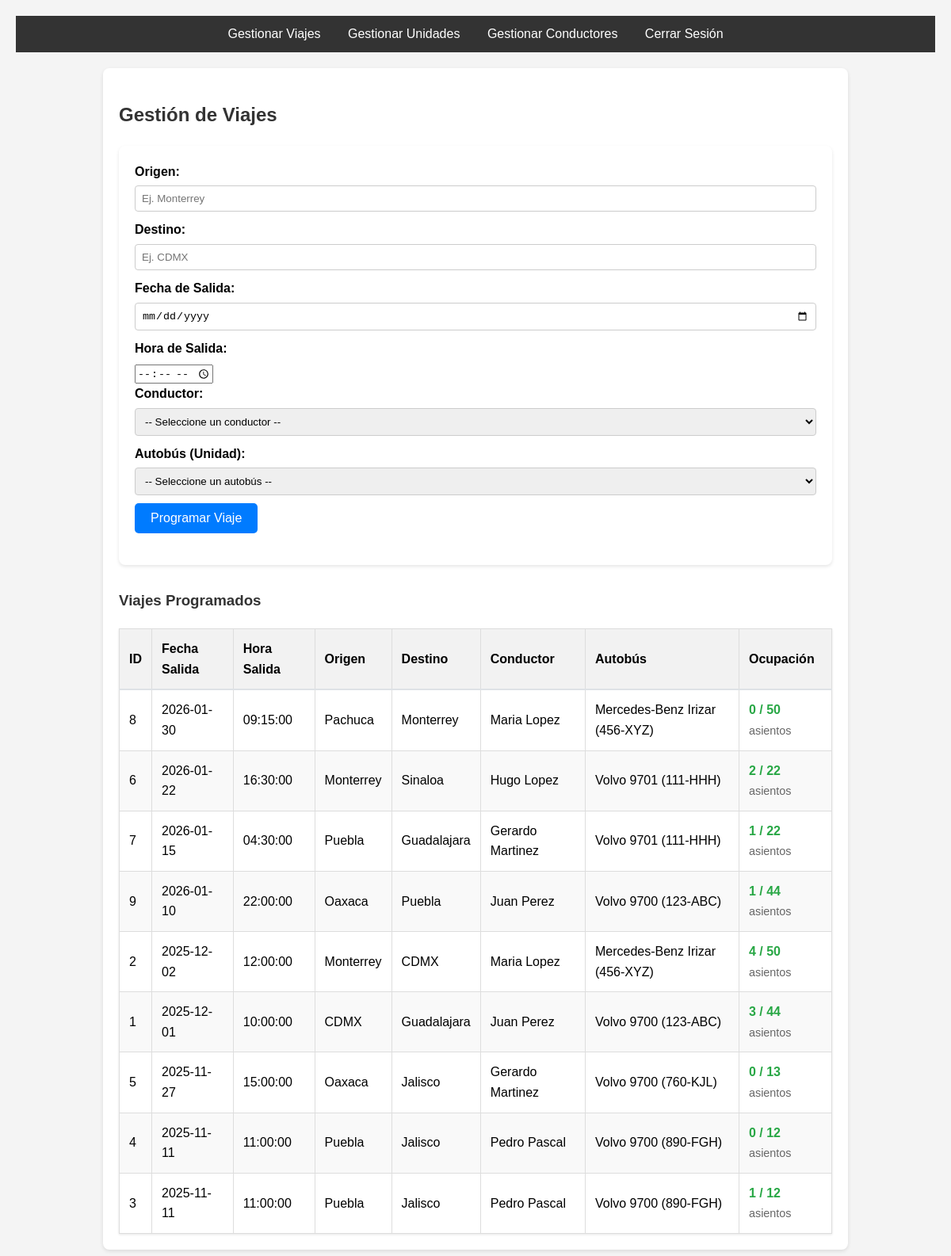
Page /Via-real/admin/gestion_viajes.php (signed in) on the committed database.
### tables this page shows
CREATE TABLE `Viaje` (
  `id_viaje` int(11) NOT NULL,
  `Origen` varchar(100) NOT NULL,
  `Destino` varchar(100) NOT NULL,
  `FechaSalida` date NOT NULL,
  `HoraSalida` time NOT NULL,
  `Conductor_INE` varchar(18) NOT NULL,
  `Autobus_Placa` varchar(10) NOT NULL
);

CREATE TABLE `Conductor` (
  `INE` varchar(18) NOT NULL,
  `Nombre` varchar(100) NOT NULL,
  `Apellido` varchar(100) NOT NULL,
  `Telefono` varchar(15) DEFAULT NULL
);

CREATE TABLE `Autobus` (
  `Placa` varchar(10) NOT NULL,
  `Modelo` varchar(50) DEFAULT NULL,
  `Capacidad` tinyint(3) UNSIGNED NOT NULL
);

### Via-real/admin/gestion_viajes.php (the view, shortened to what this page needs)
<?php
require 'header.php';
require '../conexion.php';
$sql_viajes = "SELECT V.*,
                      C.Nombre as NomCond, C.Apellido as ApeCond,
                      A.Modelo, A.Capacidad,
                      (SELECT COUNT(*) FROM Boleto B WHERE B.id_viaje = V.id_viaje) as Vendidos
               FROM Viaje V
               JOIN Conductor C ON V.Conductor_INE = C.INE
               JOIN Autobus A ON V.Autobus_Placa = A.Placa
               ORDER BY V.FechaSalida DESC, V.HoraSalida DESC";
$viajes = $conexion->query($sql_viajes)->fetchAll(PDO::FETCH_ASSOC);
?>
<h2>Gestión de Viajes</h2>
<div style="background-color: #fff; padding: 20px; border-radius: 8px; box-shadow: 0 2px 4px rgba(0,0,0,0.1); margin-bottom: 30px;">
    <form action="gestion_viajes.php" method="POST">
        <label for="origen">Origen:</label>
        <input type="text" id="origen" name="origen" required placeholder="Ej. Monterrey">
        <label for="destino">Destino:</label>
        <input type="text" id="destino" name="destino" required placeholder="Ej. CDMX">
        <label for="fecha_salida">Fecha de Salida:</label>
        <input type="date" id="fecha_salida" name="fecha_salida" required>
        <label for="hora_salida">Hora de Salida:</label>
        <input type="time" id="hora_salida" name="hora_salida" required>
        <label for="conductor_ine">Conductor:</label>
        <select id="conductor_ine" name="conductor_ine" required>
            <option value="">-- Seleccione un conductor --</option>
        </select>
        <label for="autobus_placa">Autobús (Unidad):</label>
        <select id="autobus_placa" name="autobus_placa" required>
            <option value="">-- Seleccione un autobús --</option>
        </select>
        <input type="submit" name="add_viaje" value="Programar Viaje" style="background-color: #007bff; color: white; border: none; padding: 10px 20px; border-radius: 5px; cursor: pointer; font-size: 16px;">
    </form>
</div>
<h3>Viajes Programados</h3>
<table style="width: 100%; border-collapse: collapse; background-color: white; box-shadow: 0 1px 3px rgba(0,0,0,0.1);">
    <thead>
        <tr style="background-color: #f8f9fa; text-align: left; border-bottom: 2px solid #dee2e6;">
            <th style="padding: 12px;">ID</th>
            <th style="padding: 12px;">Fecha Salida</th>
            <th style="padding: 12px;">Hora Salida</th>
            <th style="padding: 12px;">Origen</th>
            <th style="padding: 12px;">Destino</th>
            <th style="padding: 12px;">Conductor</th>
            <th style="padding: 12px;">Autobús</th>
            <th style="padding: 12px;">Ocupación</th>
        </tr>
    </thead>
    <tbody>
        <?php foreach ($viajes as $viaje): ?>
        <tr style="border-bottom: 1px solid #dee2e6;">
            <td style="padding: 12px;"><?= htmlspecialchars($viaje['id_viaje']) ?></td>
            <td style="padding: 12px;"><?= htmlspecialchars($viaje['FechaSalida']) ?></td>
            <td style="padding: 12px;"><?= htmlspecialchars($viaje['HoraSalida']) ?></td>
            <td style="padding: 12px;"><?= htmlspecialchars($viaje['Origen']) ?></td>
            <td style="padding: 12px;"><?= htmlspecialchars($viaje['Destino']) ?></td>
            <td style="padding: 12px;"><?= htmlspecialchars($viaje['NomCond'] . ' ' . $viaje['ApeCond']) ?></td>
            <td style="padding: 12px;"><?= htmlspecialchars($viaje['Modelo']) ?> (<?= htmlspecialchars($viaje['Autobus_Placa']) ?>)</td>
            <td style="padding: 12px; font-weight: bold;">
                <?php
                    $vendidos = $viaje['Vendidos'];
                    $total = $viaje['Capacidad'];
                    $color = ($vendidos >= $total) ? '#dc3545' : '#28a745';
                ?>
                <span style="color: <?= $color ?>;">
                    <?= $vendidos ?> / <?= $total ?>
                </span>
                <span style="color: #666; font-weight: normal; font-size: 0.9em;"> asientos</span>
            </td>
        </tr>
        <?php endforeach; ?>
    </tbody>
</table>
<?php
require 'footer.php';
?>

### Via-real/style.css (style rules this page uses)
body { font-family: Arial, sans-serif; line-height: 1.6; background-color: #f4f4f4; margin: 0; padding: 20px; }
h1, h2, h3 { color: #333; }
form { margin-bottom: 20px; }
label { display: block; margin-bottom: 5px; font-weight: bold; }
input[type="text"], input[type="date"], input[type="password"], input[type="datetime-local"], input[type="number"], select { width: 100%; padding: 8px; margin-bottom: 10px; border: 1px solid #ccc; border-radius: 4px; box-sizing: border-box; }
input[type="submit"], button, .btn { background: #007BFF; color: #fff; padding: 10px 15px; border: none; border-radius: 4px; cursor: pointer; font-size: 16px; }
table { width: 100%; border-collapse: collapse; margin-top: 20px; }
th, td { padding: 12px; border: 1px solid #ddd; text-align: left; }
th { background-color: #f2f2f2; }
tr:nth-child(even) { background-color: #f9f9f9; }

### rows in the picture
viaje: id_viaje "8", FechaSalida "2026-01-30", HoraSalida "09:15:00", Origen "Pachuca", Destino "Monterrey", Conductor_INE.Apellido "Maria Lopez", Autobus_Placa.Modelo "Mercedes-Benz Irizar", Autobus_Placa "456-XYZ", vendidos "0", Autobus_Placa.Capacidad "50"
viaje: id_viaje "6", FechaSalida "2026-01-22", HoraSalida "16:30:00", Origen "Monterrey", Destino "Sinaloa", Conductor_INE.Apellido "Hugo Lopez", Autobus_Placa.Modelo "Volvo 9701", Autobus_Placa "111-HHH", vendidos "2", Autobus_Placa.Capacidad "22"
viaje: id_viaje "7", FechaSalida "2026-01-15", HoraSalida "04:30:00", Origen "Puebla", Destino "Guadalajara", Conductor_INE.Apellido "Gerardo Martinez", Autobus_Placa.Modelo "Volvo 9701", Autobus_Placa "111-HHH", vendidos "1", Autobus_Placa.Capacidad "22"
viaje: id_viaje "9", FechaSalida "2026-01-10", HoraSalida "22:00:00", Origen "Oaxaca", Destino "Puebla", Conductor_INE.Apellido "Juan Perez", Autobus_Placa.Modelo "Volvo 9700", Autobus_Placa "123-ABC", vendidos "1", Autobus_Placa.Capacidad "44"
viaje: id_viaje "2", FechaSalida "2025-12-02", HoraSalida "12:00:00", Origen "Monterrey", Destino "CDMX", Conductor_INE.Apellido "Maria Lopez", Autobus_Placa.Modelo "Mercedes-Benz Irizar", Autobus_Placa "456-XYZ", vendidos "4", Autobus_Placa.Capacidad "50"
viaje: id_viaje "1", FechaSalida "2025-12-01", HoraSalida "10:00:00", Origen "CDMX", Destino "Guadalajara", Conductor_INE.Apellido "Juan Perez", Autobus_Placa.Modelo "Volvo 9700", Autobus_Placa "123-ABC", vendidos "3", Autobus_Placa.Capacidad "44"
viaje: id_viaje "5", FechaSalida "2025-11-27", HoraSalida "15:00:00", Origen "Oaxaca", Destino "Jalisco", Conductor_INE.Apellido "Gerardo Martinez", Autobus_Placa.Modelo "Volvo 9700", Autobus_Placa "760-KJL", vendidos "0", Autobus_Placa.Capacidad "13"
viaje: id_viaje "4", FechaSalida "2025-11-11", HoraSalida "11:00:00", Origen "Puebla", Destino "Jalisco", Conductor_INE.Apellido "Pedro Pascal", Autobus_Placa.Modelo "Volvo 9700", Autobus_Placa "890-FGH", vendidos "0", Autobus_Placa.Capacidad "12"
viaje: id_viaje "3", FechaSalida "2025-11-11", HoraSalida "11:00:00", Origen "Puebla", Destino "Jalisco", Conductor_INE.Apellido "Pedro Pascal", Autobus_Placa.Modelo "Volvo 9700", Autobus_Placa "890-FGH", vendidos "1", Autobus_Placa.Capacidad "12"
